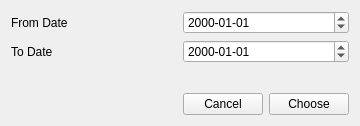
<?xml version="1.0" encoding="UTF-8"?>
<ui version="4.0">
 <class>fromToDatesForm</class>
 <widget class="QWidget" name="fromToDatesForm">
  <property name="geometry">
   <rect>
    <x>0</x>
    <y>0</y>
    <width>360</width>
    <height>126</height>
   </rect>
  </property>
  <property name="minimumSize">
   <size>
    <width>360</width>
    <height>126</height>
   </size>
  </property>
  <property name="maximumSize">
   <size>
    <width>360</width>
    <height>126</height>
   </size>
  </property>
  <property name="windowTitle">
   <string>Choose Dates</string>
  </property>
  <layout class="QVBoxLayout" name="verticalLayout">
   <item>
    <layout class="QHBoxLayout" name="horizontalLayout">
     <item>
      <widget class="QLabel" name="label">
       <property name="text">
        <string>From Date</string>
       </property>
      </widget>
     </item>
     <item>
      <widget class="QDateEdit" name="fromDate">
       <property name="displayFormat">
        <string>yyyy-MM-dd</string>
       </property>
      </widget>
     </item>
    </layout>
   </item>
   <item>
    <layout class="QHBoxLayout" name="horizontalLayout_2">
     <item>
      <widget class="QLabel" name="label_2">
       <property name="text">
        <string>To Date</string>
       </property>
      </widget>
     </item>
     <item>
      <widget class="QDateEdit" name="toDate">
       <property name="displayFormat">
        <string>yyyy-MM-dd</string>
       </property>
      </widget>
     </item>
    </layout>
   </item>
   <item>
    <layout class="QVBoxLayout" name="verticalLayout_2">
     <item>
      <widget class="QLabel" name="hintLabel">
       <property name="text">
        <string/>
       </property>
       <property name="wordWrap">
        <bool>true</bool>
       </property>
      </widget>
     </item>
     <item>
      <spacer name="verticalSpacer">
       <property name="orientation">
        <enum>Qt::Vertical</enum>
       </property>
       <property name="sizeHint" stdset="0">
        <size>
         <width>20</width>
         <height>40</height>
        </size>
       </property>
      </spacer>
     </item>
    </layout>
   </item>
   <item>
    <layout class="QHBoxLayout" name="horizontalLayout_3">
     <item>
      <spacer name="horizontalSpacer">
       <property name="orientation">
        <enum>Qt::Horizontal</enum>
       </property>
       <property name="sizeHint" stdset="0">
        <size>
         <width>40</width>
         <height>20</height>
        </size>
       </property>
      </spacer>
     </item>
     <item>
      <widget class="QPushButton" name="btnCancel">
       <property name="text">
        <string>Cancel</string>
       </property>
      </widget>
     </item>
     <item>
      <widget class="QPushButton" name="btnChoose">
       <property name="text">
        <string>Choose</string>
       </property>
      </widget>
     </item>
    </layout>
   </item>
  </layout>
  <action name="actionChoose">
   <property name="text">
    <string>Choose</string>
   </property>
   <property name="toolTip">
    <string>Choose Dates</string>
   </property>
  </action>
 </widget>
 <resources/>
 <connections>
  <connection>
   <sender>btnCancel</sender>
   <signal>clicked()</signal>
   <receiver>fromToDatesForm</receiver>
   <slot>hide()</slot>
   <hints>
    <hint type="sourcelabel">
     <x>251</x>
     <y>155</y>
    </hint>
    <hint type="destinationlabel">
     <x>179</x>
     <y>89</y>
    </hint>
   </hints>
  </connection>
  <connection>
   <sender>btnChoose</sender>
   <signal>clicked()</signal>
   <receiver>actionChoose</receiver>
   <slot>trigger()</slot>
   <hints>
    <hint type="sourcelabel">
     <x>322</x>
     <y>96</y>
    </hint>
    <hint type="destinationlabel">
     <x>-1</x>
     <y>-1</y>
    </hint>
   </hints>
  </connection>
 </connections>
</ui>
